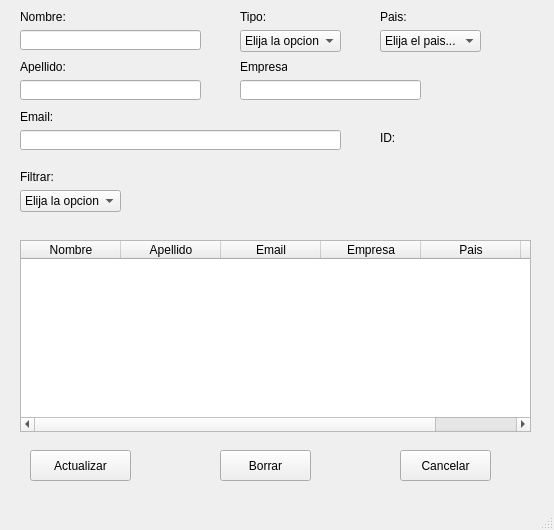
<?xml version="1.0" encoding="UTF-8"?>
<ui version="4.0">
 <class>EditarProveedor</class>
 <widget class="QMainWindow" name="EditarProveedor">
  <property name="geometry">
   <rect>
    <x>0</x>
    <y>0</y>
    <width>554</width>
    <height>530</height>
   </rect>
  </property>
  <property name="minimumSize">
   <size>
    <width>554</width>
    <height>530</height>
   </size>
  </property>
  <property name="maximumSize">
   <size>
    <width>554</width>
    <height>530</height>
   </size>
  </property>
  <property name="windowTitle">
   <string>Editar Proveedor</string>
  </property>
  <widget class="QWidget" name="centralwidget">
   <widget class="QLabel" name="labelNombre">
    <property name="geometry">
     <rect>
      <x>20</x>
      <y>10</y>
      <width>47</width>
      <height>13</height>
     </rect>
    </property>
    <property name="text">
     <string>Nombre:</string>
    </property>
   </widget>
   <widget class="QLabel" name="labelApellido">
    <property name="geometry">
     <rect>
      <x>20</x>
      <y>60</y>
      <width>47</width>
      <height>13</height>
     </rect>
    </property>
    <property name="text">
     <string>Apellido:</string>
    </property>
   </widget>
   <widget class="QLabel" name="labelEmail">
    <property name="geometry">
     <rect>
      <x>20</x>
      <y>110</y>
      <width>47</width>
      <height>13</height>
     </rect>
    </property>
    <property name="text">
     <string>Email:</string>
    </property>
   </widget>
   <widget class="QLabel" name="labelTipo">
    <property name="geometry">
     <rect>
      <x>240</x>
      <y>10</y>
      <width>47</width>
      <height>13</height>
     </rect>
    </property>
    <property name="text">
     <string>Tipo:</string>
    </property>
   </widget>
   <widget class="QLabel" name="labelPais">
    <property name="geometry">
     <rect>
      <x>380</x>
      <y>10</y>
      <width>47</width>
      <height>13</height>
     </rect>
    </property>
    <property name="text">
     <string>Pais:</string>
    </property>
   </widget>
   <widget class="QLabel" name="labelFiltrar">
    <property name="geometry">
     <rect>
      <x>20</x>
      <y>170</y>
      <width>47</width>
      <height>13</height>
     </rect>
    </property>
    <property name="text">
     <string>Filtrar:</string>
    </property>
   </widget>
   <widget class="QComboBox" name="comboBoxTipo">
    <property name="geometry">
     <rect>
      <x>240</x>
      <y>30</y>
      <width>101</width>
      <height>22</height>
     </rect>
    </property>
    <item>
     <property name="text">
      <string>Elija la opcion...</string>
     </property>
    </item>
    <item>
     <property name="text">
      <string>Motores</string>
     </property>
    </item>
    <item>
     <property name="text">
      <string>Sellos</string>
     </property>
    </item>
    <item>
     <property name="text">
      <string>Acoples</string>
     </property>
    </item>
   </widget>
   <widget class="QComboBox" name="comboBoxPais">
    <property name="geometry">
     <rect>
      <x>380</x>
      <y>30</y>
      <width>101</width>
      <height>22</height>
     </rect>
    </property>
    <item>
     <property name="text">
      <string>Elija el pais...</string>
     </property>
    </item>
    <item>
     <property name="text">
      <string>Argentina</string>
     </property>
    </item>
    <item>
     <property name="text">
      <string>Mexico</string>
     </property>
    </item>
   </widget>
   <widget class="QComboBox" name="comboBoxFiltro">
    <property name="geometry">
     <rect>
      <x>20</x>
      <y>190</y>
      <width>101</width>
      <height>22</height>
     </rect>
    </property>
    <item>
     <property name="text">
      <string>Elija la opcion:</string>
     </property>
    </item>
    <item>
     <property name="text">
      <string>Motores</string>
     </property>
    </item>
    <item>
     <property name="text">
      <string>Sellos</string>
     </property>
    </item>
    <item>
     <property name="text">
      <string>Acoples</string>
     </property>
    </item>
   </widget>
   <widget class="QLineEdit" name="lineEditNombre">
    <property name="geometry">
     <rect>
      <x>20</x>
      <y>30</y>
      <width>181</width>
      <height>20</height>
     </rect>
    </property>
   </widget>
   <widget class="QLineEdit" name="lineEditApellido">
    <property name="geometry">
     <rect>
      <x>20</x>
      <y>80</y>
      <width>181</width>
      <height>20</height>
     </rect>
    </property>
   </widget>
   <widget class="QLineEdit" name="lineEditEmail">
    <property name="geometry">
     <rect>
      <x>20</x>
      <y>130</y>
      <width>321</width>
      <height>20</height>
     </rect>
    </property>
   </widget>
   <widget class="QTableWidget" name="tableWidget">
    <property name="geometry">
     <rect>
      <x>20</x>
      <y>240</y>
      <width>511</width>
      <height>192</height>
     </rect>
    </property>
    <property name="editTriggers">
     <set>QAbstractItemView::NoEditTriggers</set>
    </property>
    <property name="selectionBehavior">
     <enum>QAbstractItemView::SelectRows</enum>
    </property>
    <property name="verticalScrollMode">
     <enum>QAbstractItemView::ScrollPerPixel</enum>
    </property>
    <property name="sortingEnabled">
     <bool>true</bool>
    </property>
    <column>
     <property name="text">
      <string>Nombre</string>
     </property>
    </column>
    <column>
     <property name="text">
      <string>Apellido</string>
     </property>
    </column>
    <column>
     <property name="text">
      <string>Email</string>
     </property>
    </column>
    <column>
     <property name="text">
      <string>Empresa</string>
     </property>
    </column>
    <column>
     <property name="text">
      <string>Pais</string>
     </property>
    </column>
    <column>
     <property name="text">
      <string>Tipo</string>
     </property>
    </column>
   </widget>
   <widget class="QPushButton" name="pushButtonActualizar">
    <property name="geometry">
     <rect>
      <x>30</x>
      <y>450</y>
      <width>101</width>
      <height>31</height>
     </rect>
    </property>
    <property name="text">
     <string>Actualizar</string>
    </property>
   </widget>
   <widget class="QPushButton" name="pushButtonBorrar">
    <property name="geometry">
     <rect>
      <x>220</x>
      <y>450</y>
      <width>91</width>
      <height>31</height>
     </rect>
    </property>
    <property name="text">
     <string>Borrar</string>
    </property>
   </widget>
   <widget class="QPushButton" name="pushButtonCancelar">
    <property name="geometry">
     <rect>
      <x>400</x>
      <y>450</y>
      <width>91</width>
      <height>31</height>
     </rect>
    </property>
    <property name="text">
     <string>Cancelar</string>
    </property>
   </widget>
   <widget class="QLineEdit" name="lineEditEmpresa">
    <property name="geometry">
     <rect>
      <x>240</x>
      <y>80</y>
      <width>181</width>
      <height>20</height>
     </rect>
    </property>
   </widget>
   <widget class="QLabel" name="labelEmpresa">
    <property name="geometry">
     <rect>
      <x>240</x>
      <y>60</y>
      <width>47</width>
      <height>13</height>
     </rect>
    </property>
    <property name="text">
     <string>Empresa:</string>
    </property>
   </widget>
   <widget class="QLabel" name="labelProveedorIDName">
    <property name="enabled">
     <bool>true</bool>
    </property>
    <property name="geometry">
     <rect>
      <x>380</x>
      <y>130</y>
      <width>71</width>
      <height>16</height>
     </rect>
    </property>
    <property name="text">
     <string>ID:</string>
    </property>
   </widget>
   <widget class="QLabel" name="labelProveedorID">
    <property name="enabled">
     <bool>true</bool>
    </property>
    <property name="geometry">
     <rect>
      <x>400</x>
      <y>130</y>
      <width>101</width>
      <height>16</height>
     </rect>
    </property>
    <property name="text">
     <string/>
    </property>
   </widget>
  </widget>
  <widget class="QMenuBar" name="menubar">
   <property name="geometry">
    <rect>
     <x>0</x>
     <y>0</y>
     <width>554</width>
     <height>21</height>
    </rect>
   </property>
  </widget>
  <widget class="QStatusBar" name="statusbar"/>
 </widget>
 <resources/>
 <connections/>
</ui>
